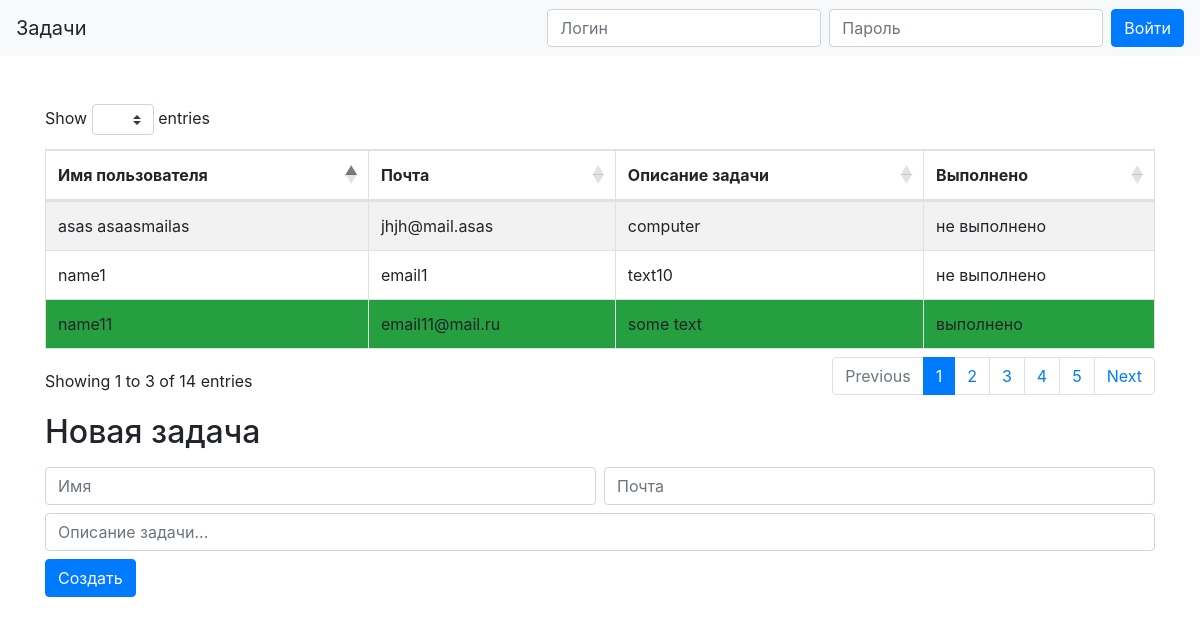
The page / on the database its author committed.
### tables this page shows
CREATE TABLE `tasks` (
  `id` int(11) NOT NULL,
  `name` varchar(32) NOT NULL,
  `email` varchar(32) NOT NULL,
  `text` varchar(255) NOT NULL,
  `isDone` tinyint(1) DEFAULT '0'
);

### autoload.php (called while the page is built, shortened)
<?php
function autoload($className){
    $classPieces = explode(DIRECTORY_SEPARATOR,$className);
}

### Models/AbstractModel.php (called while the page is built, shortened)
<?php
abstract class AbstractModel
{
    public function __construct()
    {
        $configuration = parse_ini_file(dirname(__FILE__).'/../dbconfig.ini');
        $this -> db = new PDO(
            $configuration['dsn'],
            $configuration['user'],
            $configuration['password'],
            $configuration['options']);
    }
}

### Controllers/AbstractController.php (called while the page is built, shortened)
<?php
abstract class AbstractController
{
    public function __construct($name)
    {
        $this->name = $name;
        $this->model = new $modelClass;
    }
}

### Decorators/AbstractDecorator.php (called while the page is built, shortened)
<?php
abstract class AbstractDecorator
{
    public static function create($className,$model)
    {
        return new $className($model);
    }
}

### Controllers/TasksController.php (called while the page is built, shortened)
<?php
class TasksController extends AbstractController
{
    private $adminPrefix = "";
    public function render()
    {
        $decorator = \Beejee\Decorators\AbstractDecorator::create($this->name.$this->adminPrefix, $this->model);
        $view = \Beejee\Views\AbstractView::create($this->name, $decorator);
        return $view->render();
    }
}

### Models/TasksModel.php (called while the page is built, shortened)
<?php
class TasksModel extends AbstractModel
{
    function getData()
    {
        return $this->db->query('SELECT * FROM tasks')->fetchAll();
    }
}

### Views/TasksView.php (called while the page is built, shortened)
<?php
class TasksView extends AbstractView
{
    protected $templateReplacements;
    public function __construct($decorator)
    {
        $this->templateReplacements = [
            '{{title}}' => $decorator->title(),
            '{{body}}' => $decorator->body(),
            '{{navbar}}' => $decorator->navbar()];
    }
    public function render()
    {
        return str_replace(
            array_keys($this->templateReplacements),
            array_values($this->templateReplacements),
            $this::TEMPLATE);
    }
}

### Views/AbstractView.php (called while the page is built, shortened)
<?php
abstract class AbstractView
{
    public static function create($class, $decorator)
    {
        return new $class($decorator);
    }
}

### index.php (called while the page is built, shortened)
<?php
require_once 'autoload.php';
$path = explode('/',$_SERVER['REQUEST_URI']);
$route = new Beejee\Router\Routes($path);
$route->parse();

### Decorators/TasksDecorator.php (the view, shortened to what this page needs)
<?php
class TasksDecorator extends AbstractDecorator
{
    public $tasks;
    public function __construct($tasks)
    {
        $this->tasks = $tasks;
    }
    public function title()
    {
        return 'Задачи';
    }
    public function navbar()
    {
        return '
        <nav class="navbar navbar-light bg-light justify-content-between">
                <a class="navbar-brand">Задачи</a>
                <form class="form-inline" action="tasks/login" method="post">
                <input class="form-control mr-sm-2" type="text" placeholder="Логин" name="login">
                <input class="form-control mr-sm-2" type="password" placeholder="Пароль" name="password">
                <button class="btn btn-primary my-2 my-sm-0" type="submit">Войти</button>
            </form>
        </nav>';
    }
    private function tableHeaderRender()
    {
        return "<thead>
                <tr>
                    <th>{$this->tasks->name}</th>
                    <th>{$this->tasks->email}</th>
                    <th>{$this->tasks->text}</th>
                    <th>{$this->tasks->isDone}</th>
                </tr>
                </thead>";
    }
    private function rowRender($row)
    {
        $doneClass = $row['isDone'] ? 'bg-success' : '';
        $isChecked = $row['isDone'] ? "выполнено" : 'не выполнено';
        return "<tr class='{$doneClass}'>
                    <td>{$row["name"]}</td>
                    <td>{$row["email"]}</td>
                    <td>{$row["text"]}</td>
                    <td>{$isChecked}</td>
                </tr>";
    }
    public function body()
    {
        $tableBody = '<table id="tasks" class="table table-striped table-bordered">';
        $tableBody .= $this->tableHeaderRender();
        foreach ($this->tasks->getData() as $task)
        {
            $tableBody .= $this->rowRender($task);
        }
        return $tableBody . '</table>';
    }
}

### Router/Routes.php (shortened to what this page needs)
<?php
class Routes
{
    private $path;
    public function __construct($path)
    {
        $this->path = $path;
    }
    public function parse()
    {
        $controllerName = $this->path[1];
        if(!empty($controllerName))
        {
            $className =  'Beejee\\Controllers\\' . ucfirst($controllerName) . 'Controller';
            $controller = new $className($controllerName);
        }
        else
        {
            $controller = new TasksController('Tasks');
        }
        echo $controller->render();
    }
}

### rows shown on the page
tasks: name "name1", email "email1", text "text10", isDone "не выполнено"
tasks: name "name11", email "email11@mail.ru", text "some text", isDone "выполнено"
tasks: name "asas asaasmailas", email "jhjh@mail.asas", text "computer", isDone "не выполнено"

### other values the page prints
$this->tasks->name "Имя пользователя"
$this->tasks->email "Почта"
$this->tasks->text "Описание задачи"
$this->tasks->isDone "Выполнено"
